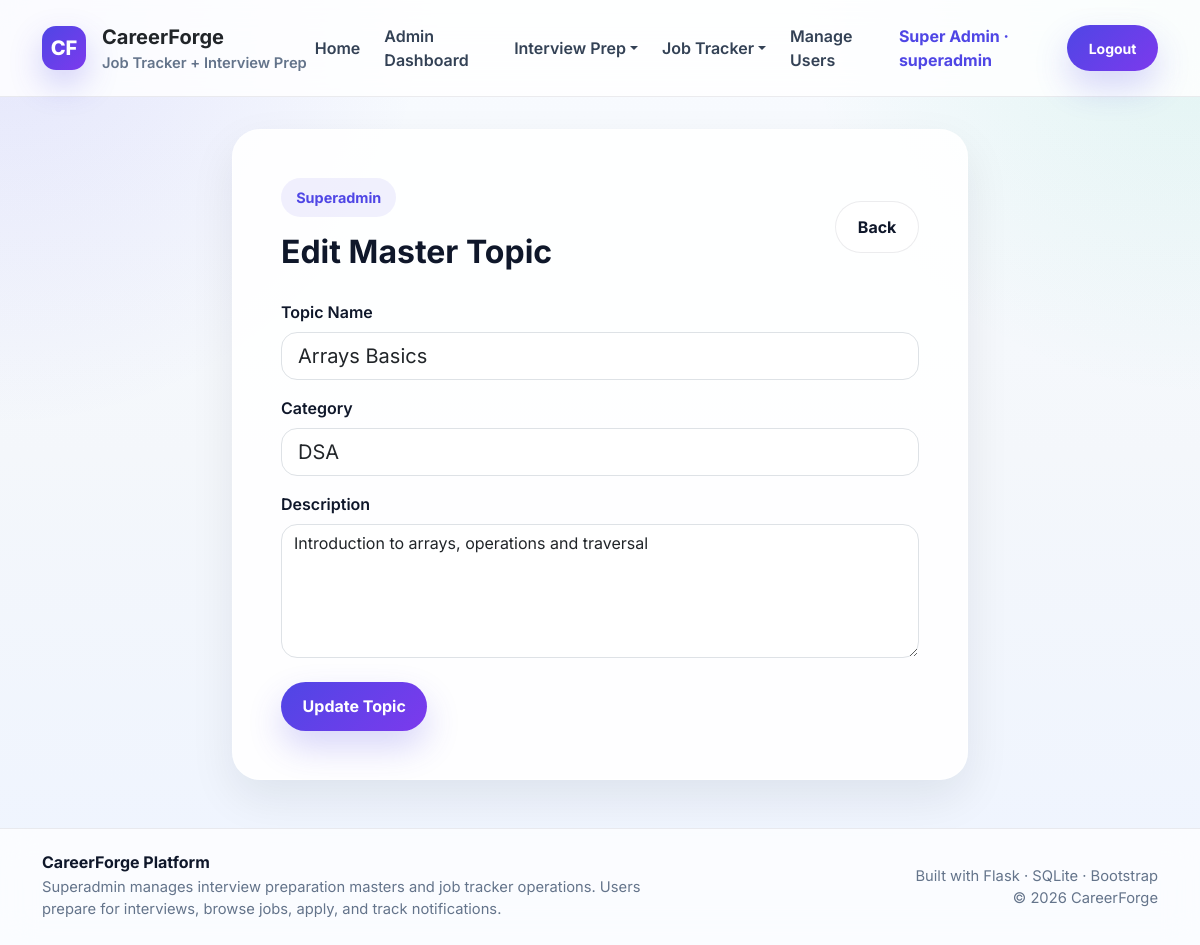
Screenshot of /superadmin/edit-master-topic/1 (signed in) with the database file from the repository.
### tables this page shows
CREATE TABLE master_prep_topics (
            id INTEGER PRIMARY KEY AUTOINCREMENT,
            topic_name TEXT NOT NULL UNIQUE,
            category TEXT,
            description TEXT,
            created_by INTEGER,
            created_at TIMESTAMP DEFAULT CURRENT_TIMESTAMP, is_active INTEGER DEFAULT 1,
            FOREIGN KEY (created_by) REFERENCES users(id)
        );

### app.py (the view, shortened to what this page needs)
@app.route("/superadmin/edit-master-topic/<int:topic_id>", methods=["GET", "POST"])
@login_required
@role_required("superadmin")
def edit_master_topic(topic_id):
    db = get_db()
    topic = db.execute(
        """
        SELECT * FROM master_prep_topics
        WHERE id = ? AND is_active = 1
        """,
        (topic_id,),
    ).fetchone()
    if not topic:
        flash("Master topic not found.", "danger")
        return redirect(url_for("all_master_topics"))
    return render_template("edit_master_topic.html", topic=topic)

### app.py (called while the page is built)
def get_db():
    if "db" not in g:
        g.db = sqlite3.connect(DATABASE)
        g.db.row_factory = sqlite3.Row
        g.db.execute("PRAGMA foreign_keys = ON")
    return g.db

def login_required(f):
    @wraps(f)
    def decorated_function(*args, **kwargs):
        if "user_id" not in session:
            flash("Please login first.", "warning")
            return redirect(url_for("login"))
        return f(*args, **kwargs)
    return decorated_function

def role_required(required_role):
    def decorator(f):
        @wraps(f)
        def decorated_function(*args, **kwargs):
            if "user_id" not in session:
                flash("Please login first.", "warning")
                return redirect(url_for("login"))
            if session.get("role") != required_role:
                flash("You are not authorized to access this page.", "danger")
                return redirect(url_for("login"))
            return f(*args, **kwargs)
        return decorated_function
    return decorator

@app.context_processor
def inject_user():
    unread_notifications = 0
    if "user_id" in session:
        try:
            db = get_db()
            unread_notifications = db.execute(
                """
                SELECT COUNT(*) AS count
                FROM notifications
                WHERE user_id = ? AND is_read = 0
                """,
                (session.get("user_id"),),
            ).fetchone()["count"]
        except Exception:
            unread_notifications = 0
    return {
        "current_user_name": session.get("full_name"),
        "current_user_role": session.get("role"),
        "current_user_id": session.get("user_id"),
        "is_logged_in": "user_id" in session,
        "unread_notifications_count": unread_notifications,
    }

### templates/edit_master_topic.html (shortened to what this page needs)
{% extends "base.html" %}
{% block content %}
<div class="row justify-content-center">
  <div class="col-lg-8">
    <div class="glass-card p-4 p-md-5">
      <div class="d-flex justify-content-between align-items-center mb-4">
        <div><span class="section-pill">Superadmin</span><h2 class="fw-bold mt-3 mb-1">Edit Master Topic</h2></div>
        <a href="{{ url_for('all_master_topics') }}" class="btn btn-light-soft">Back</a>
      </div>
      <form method="POST">
        <div class="mb-3"><label class="form-label fw-semibold">Topic Name</label><input type="text" name="topic_name" value="{{ topic.topic_name }}" class="form-control form-control-lg rounded-4" required></div>
        <div class="mb-3"><label class="form-label fw-semibold">Category</label><input type="text" name="category" value="{{ topic.category if topic.category else '' }}" class="form-control form-control-lg rounded-4"></div>
        <div class="mb-4"><label class="form-label fw-semibold">Description</label><textarea name="description" rows="5" class="form-control rounded-4">{{ topic.description if topic.description else '' }}</textarea></div>
        <button type="submit" class="btn btn-primary-soft">Update Topic</button>
      </form>
    </div>
  </div>
</div>
{% endblock %}

### templates/base.html (style rules this page uses)
:root { --text: #0f172a; --muted: #64748b; --line: rgba(15, 23, 42, 0.08); --card: rgba(255, 255, 255, 0.88); --primary: #4f46e5; --primary-2: #7c3aed; --success: #059669; --warning: #d97706; --danger: #dc2626; }
body { margin: 0; font-family: "Inter", sans-serif; color: var(--text); background: radial-gradient(circle at top left, rgba(79, 70, 229, 0.12), transparent 28%), radial-gradient(circle at top right, rgba(16, 185, 129, 0.10), transparent 26%), linear-gradient(180deg, #f8fbff 0%, #f4f7fb 48%, #eef4ff 100%); min-height: 100vh; }
.btn-primary-soft { background: linear-gradient(135deg, var(--primary), var(--primary-2)); color: #fff; border: none; border-radius: 999px; font-weight: 700; padding: 0.8rem 1.35rem; box-shadow: 0 16px 34px rgba(79, 70, 229, 0.22); }
.btn-light-soft { background: rgba(255, 255, 255, 0.9); color: var(--text); border: 1px solid var(--line); border-radius: 999px; font-weight: 700; padding: 0.8rem 1.35rem; }
.glass-card { background: var(--card); border: 1px solid rgba(255, 255, 255, 0.7); box-shadow: 0 18px 45px rgba(15, 23, 42, 0.08); border-radius: 28px; }
.section-pill { display: inline-flex; align-items: center; gap: .5rem; border-radius: 999px; padding: .55rem .95rem; background: rgba(79, 70, 229, 0.08); color: var(--primary); font-size: .9rem; font-weight: 700; }

### rows the page displays
master_prep_topics: topic_name "Arrays Basics", category "DSA", description "Introduction to arrays, operations and traversal"

### other values shown
{{ current_user_name }} "Super Admin"
{{ current_user_role }} "superadmin"
